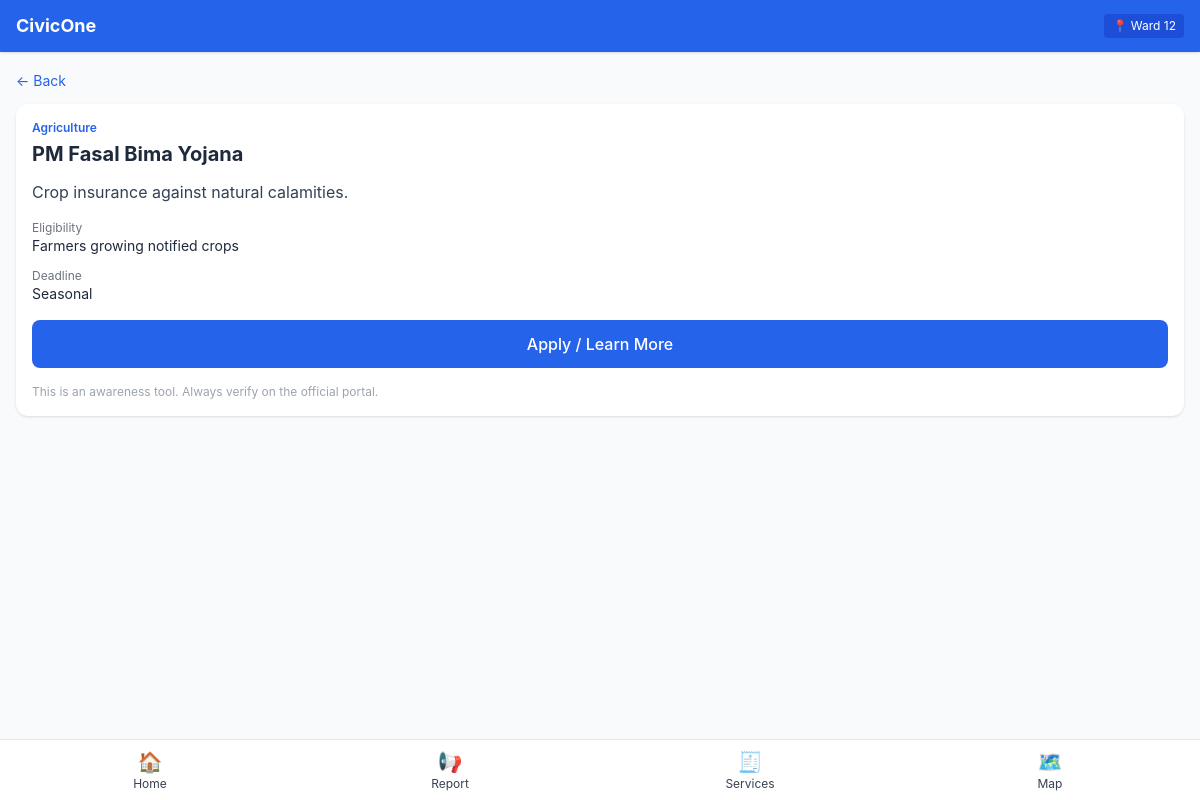
/schemes/7, run on the app's committed database.
### tables this page shows
CREATE TABLE scheme (
  id INTEGER PRIMARY KEY AUTOINCREMENT,
  name TEXT NOT NULL,
  category TEXT,
  description TEXT,
  eligibility TEXT,
  link TEXT,
  deadline TEXT,
  max_income INTEGER DEFAULT 99999999,
  allowed_categories TEXT DEFAULT 'General,SC,ST,OBC,EWS',
  min_age INTEGER DEFAULT 0,
  max_age INTEGER DEFAULT 120
);

### app.py (the view)
@app.route("/schemes/<int:sid>")
def scheme_detail(sid):
    db = get_db()
    s = db.execute("SELECT * FROM scheme WHERE id=?", (sid,)).fetchone()
    db.close()
    if not s:
        return "Not found", 404
    return render_template("scheme_detail.html", s=s)

### app.py (called while the page is built)
def get_db():
    conn = sqlite3.connect(DB_PATH)
    conn.row_factory = sqlite3.Row
    return conn

### templates/scheme_detail.html
{% extends "base_mobile.html" %}
{% block content %}
<div class="p-4">
  <a href="/schemes" class="text-blue-600 text-sm">← Back</a>
  <div class="bg-white rounded-xl shadow p-4 mt-3">
    <div class="text-xs text-blue-600 font-semibold">{{ s.category }}</div>
    <h2 class="text-xl font-bold text-slate-800 mt-1">{{ s.name }}</h2>
    <p class="text-slate-700 mt-3">{{ s.description }}</p>
    <div class="mt-4">
      <div class="text-xs text-gray-500">Eligibility</div>
      <div class="text-sm text-slate-800">{{ s.eligibility }}</div>
    </div>
    <div class="mt-3">
      <div class="text-xs text-gray-500">Deadline</div>
      <div class="text-sm text-slate-800">{{ s.deadline }}</div>
    </div>
    {% if s.link %}
    <a href="{{ s.link }}" target="_blank" class="block text-center bg-blue-600 text-white p-3 rounded-lg mt-4 font-medium tap">Apply / Learn More</a>
    {% endif %}
    <p class="text-xs text-gray-400 mt-4">This is an awareness tool. Always verify on the official portal.</p>
  </div>
</div>
{% endblock %}

### templates/base_mobile.html (style rules this page uses)
body { font-family: -apple-system, BlinkMacSystemFont, "Segoe UI", Roboto, sans-serif; }
.tap { min-height: 44px; }

### data on the page
scheme: category "Agriculture", name "PM Fasal Bima Yojana", description "Crop insurance against natural calamities.", eligibility "Farmers growing notified crops", deadline "Seasonal"
